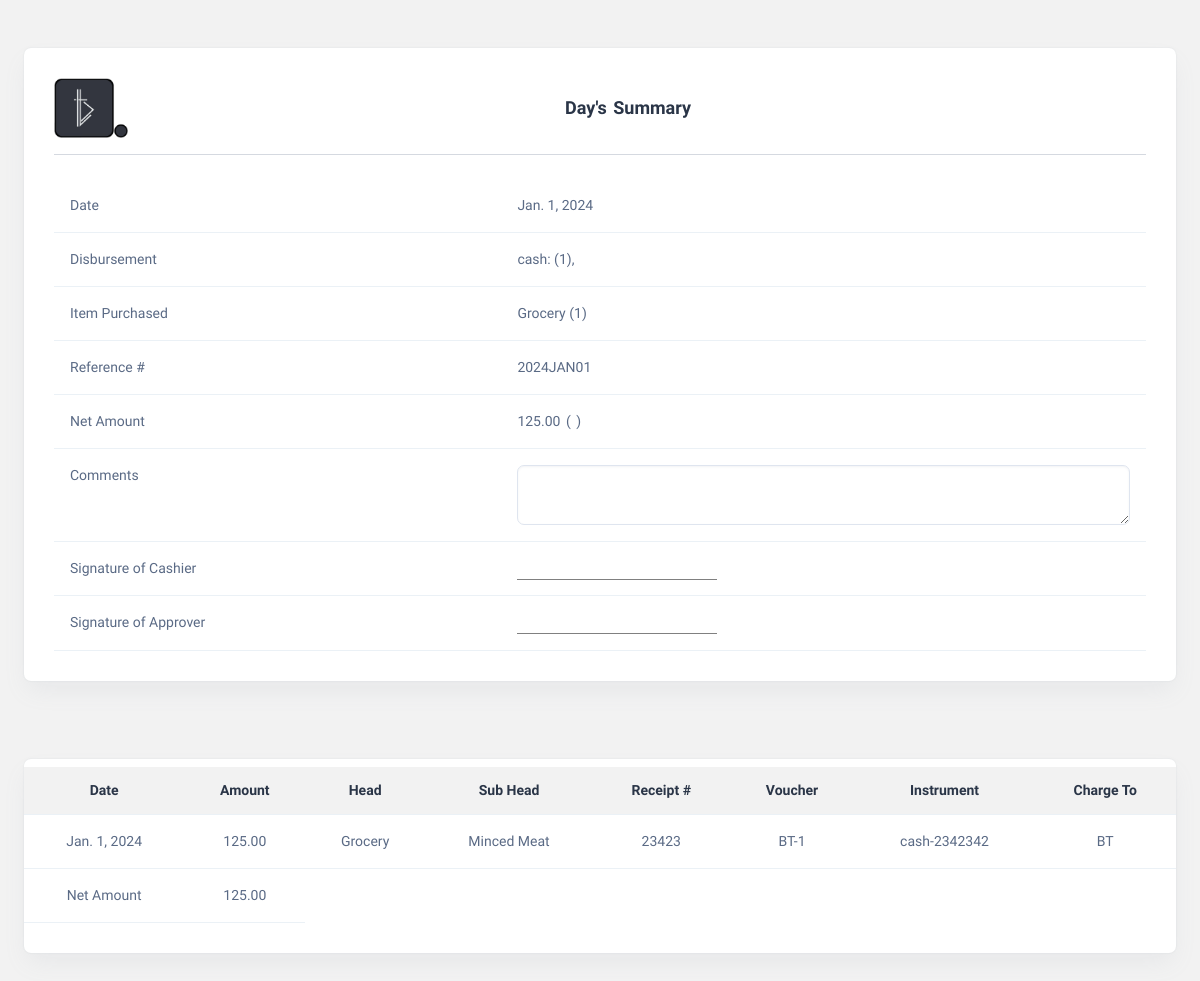
Screenshot of /summaryfile/2024-01-01 (signed in) with the database file from the repository.
### Accountapp/models.py (models this page shows, shortened)
class Head(models.Model):
    name = models.CharField(max_length=50)

class AccountingEntry(models.Model):
    date = models.DateField(auto_now_add=True)
    amount = models.DecimalField(max_digits=20, decimal_places=2)
    head = models.ForeignKey(Head, on_delete=models.CASCADE)
    sub_head = models.ForeignKey(Shead, on_delete=models.CASCADE)
    description = models.TextField()
    receipt_number = models.CharField(max_length=20)
    charge_by = models.ForeignKey(
        charge, on_delete=models.CASCADE, null=True, blank=True
    )
    voucher = models.CharField(max_length=50, null=True, blank=True, unique=True)
    paid_by = models.ForeignKey(paid, on_delete=models.CASCADE, null=True, blank=True)
    claim_by = models.ForeignKey(claim, on_delete=models.CASCADE, null=True, blank=True)
    instrument = models.CharField(
        max_length=10,
        null=True,
        blank=True,
        choices=[("cash", "Cash"), ("cheque", "Cheque"), ("online", "Online Transfer"),("card","Card")],
    )
    cash_number = models.CharField(max_length=20, default=0, null=True, blank=True)
    cheque_number = models.CharField(max_length=20, default=0, null=True, blank=True)
    online_number = models.CharField(max_length=20, default=0, null=True, blank=True)
    card_number = models.CharField(max_length=4, default=0, null=True, blank=True)
    vendors = models.ForeignKey(Vendor, null=True, blank=True, on_delete=models.CASCADE)
    attachments = models.FileField(upload_to="attachments/", null=True, blank=True)
    comments = models.TextField()

class Shead(models.Model):
    head = models.ForeignKey(Head, on_delete=models.CASCADE)
    name = models.CharField(max_length=50)
    class Meta:
        verbose_name = "Sub Head"
        verbose_name_plural = "Sub Heads"
    def __str__(self):
        return self.name

class charge(models.Model):
    name = models.CharField(max_length=50)
    class Meta:
        verbose_name = "Charge To"
        verbose_name_plural = "Charge To"
    def __str__(self):
        return self.name

### Accountapp/views.py (the view)
# urls.py: path("summaryfile/<str:selected_date>", views.summary, name="summaryfile"),
@login_required(login_url="signin")
def summary(request, selected_date):
    selected_date = datetime.strptime(selected_date, "%Y-%m-%d").date()
    today = selected_date
    todayentry = AccountingEntry.objects.filter(date=today)
    amount = 0
    cash = 0
    cheque = 0
    online = 0
    card = 0
    xcount = 0
    bcount = 0
    item_counts = Counter()
    for i in todayentry:
        amount = amount + i.amount
        if i.instrument == "cash":
            cash = cash + 1
        elif i.instrument == "cheque":
            cheque = cheque + 1
        elif i.instrument == "card":
            card = card + 1
        else:
            online = online + 1
    for j in todayentry:
        if (
            str(j.charge_by) == "xabta"
            or str(j.charge_by) == "Xabta"
            or str(j.charge_by) == "XABTA"
        ):
            xcount = xcount + 1
        elif (
            str(j.charge_by) == "bt"
            or str(j.charge_by) == "Bt"
            or str(j.charge_by) == "BT"
        ):
            bcount = bcount + 1
    for k in todayentry:
        item_counts[k.head.name] += 1
    if xcount != 0 and bcount != 0:
        logo = "showboth"
    elif xcount != 0 and bcount == 0:
        logo = "showxabta"
    elif xcount == 0 and bcount != 0:
        logo = "showbt"
    p = inflect.engine()
    amount_in_words = p.number_to_words(int(amount)).title() + " Rupees"
    item_counts_dict = dict(item_counts)
    return render(request, "summary.html", locals())

### Accountapp/templates/summary.html (shortened to what this page needs)
<!DOCTYPE html>
<html lang="en">
  <head>
    {% load static %}
    {% load humanize %}
    <link rel="stylesheet" href="https://code.jquery.com/ui/1.12.1/themes/base/jquery-ui.css" />
    <link rel="stylesheet" href="{% static 'css/styles.min.css' %}" />
    <link rel="stylesheet" href="{% static 'css/custom.css' %}" />
  </head>
  <body>
    <div class="page-wrapper" id="main-wrapper" data-layout="horizontal" data-navbarbg="skin6" data-header-position="fixed">
      <div class="body-wrapper">
        <div class="container-fluid mt-4">
          <div class="card">
            <div class="card-body">
              <div class="row">
                <div class="col-md-12 text-left">
                  {% if logo == 'showboth' %}
                    <div class="d-flex align-items-center justify-content-between col-7">
                      <div>
                        <img src="{% static 'images/logos/logo2.png' %}" alt="Logo" class="me-3" style="max-height: 60px;" />
                        <img src="{% static 'images/logos/btfavicon1.png' %}" class="me-2" alt="Logo" style="max-height: 65px;" />
                      </div>
                      <div>
                        <h3 class="card-title fw-semibold text-center mt-2" style="word-spacing: 2px;">Day's Summary</h3>
                      </div>
                    </div>
                  {% elif logo == 'showbt' %}
                    <div class="d-flex align-items-center justify-content-between col-7">
                      <div>
                        <img src="{% static 'images/logos/btfavicon1.png' %}" alt="Logo" style="max-height: 60px;" />
                      </div>
                      <div>
                        <h3 class="card-title fw-semibold text-center mt-2" style="word-spacing: 2px;">Day's Summary</h3>
                      </div>
                    </div>
                  {% else %}
                    <div class="d-flex align-items-center justify-content-center col-12">
                      <div>
                        <h3 class="card-title fw-semibold text-center mt-2" style="word-spacing: 2px;">Day's Summary</h3>
                      </div>
                    </div>
                  {% endif %}
                  <hr class="mb-0" style="height: 1px;" />
                </div>
              </div>
              <div class="row mt-4">
                <div class="col-md-12">
                  <div class="table-responsive">
                    <table class="table text-nowrap mb-0">
                      <tbody>
                        <tr>
                          <td>Date</td>
                          <td>{{ today }}</td>
                        </tr>
                        <tr>
                          <td>Disbursement</td>
                          <td>
                            {% if cash %}
                              cash: ({{ cash }}),
                            {% endif %}
                          </td>
                        </tr>
                        <tr>
                          <td>Item Purchased</td>
                          <td>
                            {% for item_name, count in item_counts_dict.items %}
                              {{ item_name }}{% if count > 1 %}
                                ({{ count }})
                              {% else %}
                                (1)
                              {% endif %}
                            {% endfor %}
                          </td>
                        </tr>
                        <tr>
                          <td>Reference #</td>
                          <td id="formattedDate"></td>
                        </tr>
                        <tr>
                          <td>Net Amount</td>
                          <td style="word-spacing: 2px;">{{ amount|floatformat:2|intcomma }} ( {{ amount_in_words }} )</td>
                        </tr>
                        <tr>
                          <td>Comments</td>
                          <td>
                            <textarea class="form-control" name="" id="" style="min-width: 60%; min-height: 10%; background-color: #fff;"></textarea>
                          </td>
                        </tr>
                        <tr>
                          <td>Signature of Cashier</td>
                          <td>
                            <div style="border-bottom: 1px solid grey; width: 200px; padding-top: 21px; margin-bottom: -5px;"></div>
                          </td>
                        </tr>
                        <tr>
                          <td>Signature of Approver</td>
                          <td>
                            <div style="border-bottom: 1px solid grey; width: 200px; padding-top: 21px;"></div>
                          </td>
                        </tr>
                      </tbody>
                    </table>
                  </div>
                </div>
              </div>
            </div>
          </div>
        </div>
        <div class="container-fluid">
          <div class="card">
            <div class="card-body ps-0 pe-0 pt-2">
              <div class="table-responsive">
                <table id="accounting-table" class="table text-nowrap mb-0 align-middle">
                  <thead class="text-dark fs-4 text-center">
                    <tr>
                      <th>Date</th>
                      <th>Amount</th>
                      <th>Head</th>
                      <th>Sub Head</th>
                      <th>Receipt #</th>
                      <th>Voucher</th>
                      <th>Instrument</th>
                      <th>Charge To</th>
                    </tr>
                  </thead>
                  <tbody>
                    {% for entry in todayentry|slice:':' %}
                      <tr class="text-center">
                        <td>{{ entry.date }}</td>
                        <td>{{ entry.amount|floatformat:2|intcomma }}</td>
                        <td>{{ entry.head.name }}</td>
                        <td>{{ entry.sub_head }}</td>
                        <td>{{ entry.receipt_number }}</td>
                        <td>{{ entry.voucher }}</td>
                        {% if entry.instrument == 'cash' or entry.instrument == 'Cash' %}
                          <td>{{ entry.instrument }}-{{ entry.cash_number }}</td>
                        {% elif entry.instrument == 'Cheque' or entry.instrument == 'cheque' %}
                          <td>{{ entry.instrument }}-{{ entry.cheque_number }}</td>
                        {% elif entry.instrument == 'card' or entry.instrument == 'Card' %}
                          <td>{{ entry.instrument }}-{{ entry.card_number }}</td>
                        {% else %}
                          <td>{{ entry.instrument }}-{{ entry.online_number }}</td>
                        {% endif %}
                        <td>{{ entry.charge_by.name }}</td>
                      </tr>
                    {% endfor %}
                    <tr class="text-center">
                      <td>Net Amount</td>
                      <td>{{ amount|floatformat:2|intcomma }}</td>
                    </tr>
                  </tbody>
                </table>
              </div>
            </div>
          </div>
        </div>
      </div>
    </div>
  </body>
</html>

### Accountapp/templates/summary.html (style rules this page uses)
html { background-color: #f2f2f2 !important; }
body { background-color: #f2f2f2 !important; }
thead { background-color: #f2f2f2; }
th { width: fit-content; text-align: center; padding-top: 13px !important; padding-bottom: 13px !important; font-size: 14px !important; }

### rows the page displays
Head: item_counts_dict "Grocery"
AccountingEntry: date "Jan. 1, 2024", amount "125.00", head.name "Grocery", sub_head "Minced Meat", receipt_number "23423", voucher "BT-1", instrument "cash", cash_number "2342342", charge_by.name "BT"

### other values shown
{{ today }} "Jan. 1, 2024"
{{ cash }} "1"
{{ amount|floatformat:2|intcomma }} "125.00"
